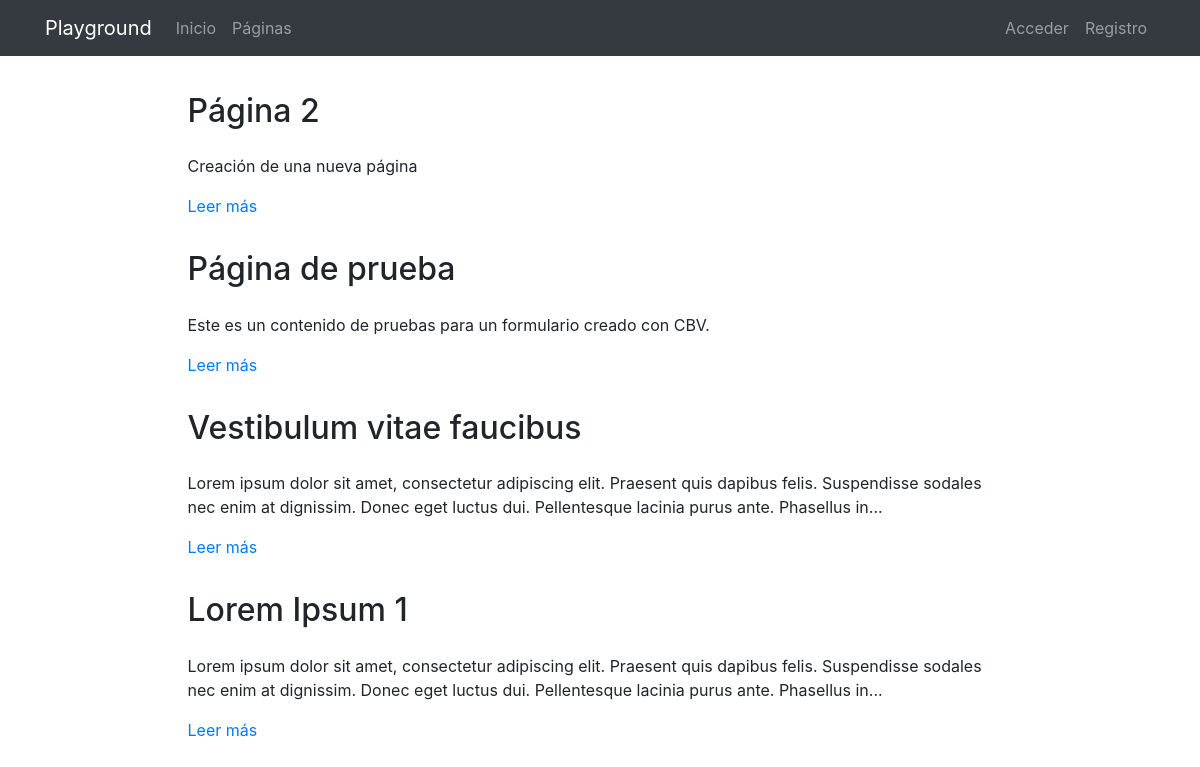
The page /pages/ on the database its author committed.
### pages/models.py (models this page shows, shortened)
class Page(models.Model):
    title = models.CharField(verbose_name="Título", max_length=200)
    content = RichTextField(verbose_name="Contenido")
    order = models.SmallIntegerField(verbose_name="Orden", default=0)
    created = models.DateTimeField(auto_now_add=True, verbose_name="Fecha de creación")
    updated = models.DateTimeField(auto_now=True, verbose_name="Fecha de edición")
    class Meta:
        verbose_name = "página"
        verbose_name_plural = "páginas"
        ordering = ['order', 'title']

### pages/views.py (the view)
# urls.py: path('', PageListView.as_view(), name='pages'),
class PageListView(ListView):
    model = Page

### pages/templates/pages/page_list.html (shortened to what this page needs)
{% extends 'core/base.html' %}
{% load static %}
{% block content %}
{% include 'pages/includes/pages_menu.html' %}
<main role="main">
  <div class="container mb-4">
    {% for page in page_list|dictsort:"id" reversed %}
      <div class="row mt-3">
        <div class="col-md-9 mx-auto">
          <h2 class="mb-4">{{page.title}}</h2>
          <div>
            <p>{{page.content|striptags|safe|truncatechars:"200"}}</p>
            <p><a href="{% url 'pages:page' page.id page.title|slugify %}">Leer más</a>
            </p>
          </div>
        </div>
      </div>
    {% endfor %}
  </div>
</main>
{% endblock %}

### core/static/core/css/main.css (style rules this page uses)
main { padding-top: 20px; }
:root { --jumbotron-padding-y: 3rem; }

### rows shown on the page
Page: title "Página 2", content "Creación de una nueva página"
Page: title "Página de prueba", content "Este es un contenido de pruebas para un formulario creado con CBV."
Page: title "Vestibulum vitae faucibus", content "Lorem ipsum dolor sit amet, consectetur adipiscing elit. Praesent quis dapibus felis. Suspendisse sodales nec enim at dignissim. Donec eget luctus dui. Pellentesque lacinia purus ante. Phasellus in..."
Page: title "Lorem Ipsum 1", content "Lorem ipsum dolor sit amet, consectetur adipiscing elit. Praesent quis dapibus felis. Suspendisse sodales nec enim at dignissim. Donec eget luctus dui. Pellentesque lacinia purus ante. Phasellus in..."
